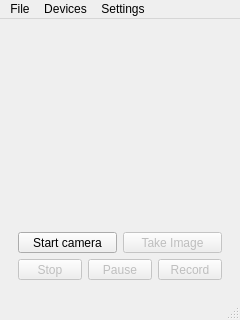
<?xml version="1.0" encoding="UTF-8"?>
<ui version="4.0">
 <class>CameraCapture</class>
 <widget class="QMainWindow" name="CameraCapture">
  <property name="geometry">
   <rect>
    <x>0</x>
    <y>0</y>
    <width>240</width>
    <height>320</height>
   </rect>
  </property>
  <property name="windowTitle">
   <string>MainWindow</string>
  </property>
  <widget class="QWidget" name="centralwidget">
   <layout class="QVBoxLayout" name="verticalLayout_2">
    <item>
     <widget class="QWidget" name="widget" native="true">
      <layout class="QVBoxLayout" name="verticalLayout">
       <item>
        <layout class="QHBoxLayout" name="horizontalLayout" stretch="3,3">
         <item>
          <widget class="QStackedWidget" name="stackedWidget">
           <property name="sizePolicy">
            <sizepolicy hsizetype="MinimumExpanding" vsizetype="MinimumExpanding">
             <horstretch>0</horstretch>
             <verstretch>0</verstretch>
            </sizepolicy>
           </property>
           <property name="palette">
            <palette>
             <active>
              <colorrole role="Base">
               <brush brushstyle="SolidPattern">
                <color alpha="255">
                 <red>255</red>
                 <green>255</green>
                 <blue>255</blue>
                </color>
               </brush>
              </colorrole>
              <colorrole role="Window">
               <brush brushstyle="SolidPattern">
                <color alpha="255">
                 <red>145</red>
                 <green>145</green>
                 <blue>145</blue>
                </color>
               </brush>
              </colorrole>
             </active>
             <inactive>
              <colorrole role="Base">
               <brush brushstyle="SolidPattern">
                <color alpha="255">
                 <red>255</red>
                 <green>255</green>
                 <blue>255</blue>
                </color>
               </brush>
              </colorrole>
              <colorrole role="Window">
               <brush brushstyle="SolidPattern">
                <color alpha="255">
                 <red>145</red>
                 <green>145</green>
                 <blue>145</blue>
                </color>
               </brush>
              </colorrole>
             </inactive>
             <disabled>
              <colorrole role="Base">
               <brush brushstyle="SolidPattern">
                <color alpha="255">
                 <red>145</red>
                 <green>145</green>
                 <blue>145</blue>
                </color>
               </brush>
              </colorrole>
              <colorrole role="Window">
               <brush brushstyle="SolidPattern">
                <color alpha="255">
                 <red>145</red>
                 <green>145</green>
                 <blue>145</blue>
                </color>
               </brush>
              </colorrole>
             </disabled>
            </palette>
           </property>
           <property name="currentIndex">
            <number>-1</number>
           </property>
          </widget>
         </item>
         <item>
          <widget class="QLabel" name="lastImagePreviewLabel">
           <property name="sizePolicy">
            <sizepolicy hsizetype="MinimumExpanding" vsizetype="MinimumExpanding">
             <horstretch>0</horstretch>
             <verstretch>0</verstretch>
            </sizepolicy>
           </property>
           <property name="text">
            <string/>
           </property>
          </widget>
         </item>
        </layout>
       </item>
       <item>
        <layout class="QHBoxLayout" name="horizontalLayout_2" stretch="0,0">
         <item>
          <widget class="QToolButton" name="startCameraButton">
           <property name="sizePolicy">
            <sizepolicy hsizetype="Minimum" vsizetype="Maximum">
             <horstretch>0</horstretch>
             <verstretch>0</verstretch>
            </sizepolicy>
           </property>
           <property name="minimumSize">
            <size>
             <width>1</width>
             <height>1</height>
            </size>
           </property>
           <property name="text">
            <string>Start camera</string>
           </property>
           <property name="checkable">
            <bool>true</bool>
           </property>
           <property name="checked">
            <bool>false</bool>
           </property>
          </widget>
         </item>
         <item>
          <widget class="QToolButton" name="takeImageButton">
           <property name="enabled">
            <bool>false</bool>
           </property>
           <property name="sizePolicy">
            <sizepolicy hsizetype="Minimum" vsizetype="Maximum">
             <horstretch>0</horstretch>
             <verstretch>0</verstretch>
            </sizepolicy>
           </property>
           <property name="minimumSize">
            <size>
             <width>1</width>
             <height>1</height>
            </size>
           </property>
           <property name="text">
            <string>Take Image</string>
           </property>
          </widget>
         </item>
        </layout>
       </item>
       <item>
        <layout class="QHBoxLayout" name="horizontalLayout_3" stretch="0,0,0">
         <item>
          <widget class="QToolButton" name="stopButton">
           <property name="enabled">
            <bool>false</bool>
           </property>
           <property name="sizePolicy">
            <sizepolicy hsizetype="Minimum" vsizetype="Maximum">
             <horstretch>0</horstretch>
             <verstretch>0</verstretch>
            </sizepolicy>
           </property>
           <property name="minimumSize">
            <size>
             <width>1</width>
             <height>1</height>
            </size>
           </property>
           <property name="text">
            <string>Stop</string>
           </property>
          </widget>
         </item>
         <item>
          <widget class="QToolButton" name="pauseButton">
           <property name="enabled">
            <bool>false</bool>
           </property>
           <property name="sizePolicy">
            <sizepolicy hsizetype="Minimum" vsizetype="Maximum">
             <horstretch>0</horstretch>
             <verstretch>0</verstretch>
            </sizepolicy>
           </property>
           <property name="minimumSize">
            <size>
             <width>1</width>
             <height>1</height>
            </size>
           </property>
           <property name="text">
            <string>Pause</string>
           </property>
          </widget>
         </item>
         <item>
          <widget class="QToolButton" name="recordButton">
           <property name="enabled">
            <bool>false</bool>
           </property>
           <property name="sizePolicy">
            <sizepolicy hsizetype="Minimum" vsizetype="Maximum">
             <horstretch>0</horstretch>
             <verstretch>0</verstretch>
            </sizepolicy>
           </property>
           <property name="minimumSize">
            <size>
             <width>1</width>
             <height>1</height>
            </size>
           </property>
           <property name="text">
            <string>Record</string>
           </property>
          </widget>
         </item>
        </layout>
       </item>
      </layout>
     </widget>
    </item>
   </layout>
  </widget>
  <widget class="QMenuBar" name="menubar">
   <property name="geometry">
    <rect>
     <x>0</x>
     <y>0</y>
     <width>240</width>
     <height>20</height>
    </rect>
   </property>
   <widget class="QMenu" name="menuFile">
    <property name="title">
     <string>File</string>
    </property>
    <addaction name="actionExit"/>
   </widget>
   <widget class="QMenu" name="menuDevices">
    <property name="title">
     <string>Devices</string>
    </property>
    <addaction name="separator"/>
    <addaction name="actionStilllSettings"/>
    <addaction name="actionSettings"/>
    <addaction name="separator"/>
    <addaction name="actionCamera"/>
    <addaction name="actionAudio"/>
   </widget>
   <widget class="QMenu" name="menuFlash">
    <property name="title">
     <string>Settings</string>
    </property>
    <widget class="QMenu" name="menuFlash_On">
     <property name="title">
      <string>Flash</string>
     </property>
     <addaction name="actionFlash_On_2"/>
     <addaction name="actionFlash_Off"/>
     <addaction name="actionFlash_auto"/>
     <addaction name="actionRed_eye"/>
     <addaction name="actionFlash_FillIn"/>
    </widget>
    <widget class="QMenu" name="menuFocus">
     <property name="title">
      <string>Focus</string>
     </property>
     <addaction name="action_Focus_On"/>
     <addaction name="action_Focus_Off"/>
    </widget>
    <widget class="QMenu" name="menuExposure">
     <property name="title">
      <string>Exposure</string>
     </property>
     <addaction name="actionNight"/>
     <addaction name="actionBacklight"/>
     <addaction name="actionSport"/>
     <addaction name="actionBeach"/>
    </widget>
    <widget class="QMenu" name="menuWhiteBalance">
     <property name="title">
      <string>WhiteBalance</string>
     </property>
     <addaction name="actionAuto"/>
     <addaction name="actionSunlight"/>
     <addaction name="actionCloudy"/>
     <addaction name="actionTungsten"/>
    </widget>
    <widget class="QMenu" name="menuSharpness">
     <property name="title">
      <string>Sharpness</string>
     </property>
     <addaction name="actionHard"/>
     <addaction name="actionNormal"/>
     <addaction name="actionSoft"/>
    </widget>
    <addaction name="menuFlash_On"/>
    <addaction name="menuFocus"/>
    <addaction name="menuExposure"/>
    <addaction name="menuWhiteBalance"/>
    <addaction name="menuSharpness"/>
   </widget>
   <addaction name="menuFile"/>
   <addaction name="menuDevices"/>
   <addaction name="menuFlash"/>
  </widget>
  <widget class="QStatusBar" name="statusbar"/>
  <action name="actionExit">
   <property name="text">
    <string>Exit</string>
   </property>
  </action>
  <action name="actionSettings">
   <property name="text">
    <string>Video Camera Settings</string>
   </property>
  </action>
  <action name="actionCamera">
   <property name="text">
    <string>Camera</string>
   </property>
  </action>
  <action name="actionAudio">
   <property name="text">
    <string>Audio</string>
   </property>
  </action>
  <action name="actionFlash_On_2">
   <property name="text">
    <string>Flash On</string>
   </property>
  </action>
  <action name="actionFlash_Off">
   <property name="text">
    <string>Flash Off</string>
   </property>
  </action>
  <action name="actionFlash_auto">
   <property name="text">
    <string>Flash Auto</string>
   </property>
  </action>
  <action name="actionRed_eye">
   <property name="text">
    <string>Red Eye</string>
   </property>
  </action>
  <action name="actionFlash_FillIn">
   <property name="text">
    <string>Flash FillIn</string>
   </property>
  </action>
  <action name="action_Focus_On">
   <property name="text">
    <string>Focus On (auto)</string>
   </property>
  </action>
  <action name="action_Focus_Off">
   <property name="text">
    <string>Focus Off (auto)</string>
   </property>
  </action>
  <action name="actionNight">
   <property name="text">
    <string>Night</string>
   </property>
  </action>
  <action name="actionBacklight">
   <property name="text">
    <string>Backlight</string>
   </property>
  </action>
  <action name="actionSport">
   <property name="text">
    <string>Sport</string>
   </property>
  </action>
  <action name="actionBeach">
   <property name="text">
    <string>Beach</string>
   </property>
  </action>
  <action name="actionAuto">
   <property name="text">
    <string>Auto</string>
   </property>
  </action>
  <action name="actionSunlight">
   <property name="text">
    <string>Sunlight</string>
   </property>
  </action>
  <action name="actionCloudy">
   <property name="text">
    <string>Cloudy</string>
   </property>
  </action>
  <action name="actionTungsten">
   <property name="text">
    <string>Tungsten</string>
   </property>
  </action>
  <action name="actionStilllSettings">
   <property name="text">
    <string>Stilll Camera Settings</string>
   </property>
  </action>
  <action name="actionHard">
   <property name="text">
    <string>Hard</string>
   </property>
  </action>
  <action name="actionNormal">
   <property name="text">
    <string>Normal</string>
   </property>
  </action>
  <action name="actionSoft">
   <property name="text">
    <string>Soft</string>
   </property>
  </action>
 </widget>
 <resources/>
 <connections>
  <connection>
   <sender>actionExit</sender>
   <signal>triggered()</signal>
   <receiver>CameraCapture</receiver>
   <slot>close()</slot>
   <hints>
    <hint type="sourcelabel">
     <x>-1</x>
     <y>-1</y>
    </hint>
    <hint type="destinationlabel">
     <x>154</x>
     <y>130</y>
    </hint>
   </hints>
  </connection>
  <connection>
   <sender>actionSettings</sender>
   <signal>triggered()</signal>
   <receiver>CameraCapture</receiver>
   <slot>settings()</slot>
   <hints>
    <hint type="sourcelabel">
     <x>-1</x>
     <y>-1</y>
    </hint>
    <hint type="destinationlabel">
     <x>242</x>
     <y>206</y>
    </hint>
   </hints>
  </connection>
  <connection>
   <sender>startCameraButton</sender>
   <signal>clicked()</signal>
   <receiver>CameraCapture</receiver>
   <slot>toggleCamera()</slot>
   <hints>
    <hint type="sourcelabel">
     <x>82</x>
     <y>309</y>
    </hint>
    <hint type="destinationlabel">
     <x>149</x>
     <y>191</y>
    </hint>
   </hints>
  </connection>
  <connection>
   <sender>stopButton</sender>
   <signal>clicked()</signal>
   <receiver>CameraCapture</receiver>
   <slot>stop()</slot>
   <hints>
    <hint type="sourcelabel">
     <x>60</x>
     <y>336</y>
    </hint>
    <hint type="destinationlabel">
     <x>149</x>
     <y>191</y>
    </hint>
   </hints>
  </connection>
  <connection>
   <sender>pauseButton</sender>
   <signal>clicked()</signal>
   <receiver>CameraCapture</receiver>
   <slot>pause()</slot>
   <hints>
    <hint type="sourcelabel">
     <x>149</x>
     <y>336</y>
    </hint>
    <hint type="destinationlabel">
     <x>149</x>
     <y>191</y>
    </hint>
   </hints>
  </connection>
  <connection>
   <sender>recordButton</sender>
   <signal>clicked()</signal>
   <receiver>CameraCapture</receiver>
   <slot>record()</slot>
   <hints>
    <hint type="sourcelabel">
     <x>239</x>
     <y>336</y>
    </hint>
    <hint type="destinationlabel">
     <x>149</x>
     <y>191</y>
    </hint>
   </hints>
  </connection>
  <connection>
   <sender>takeImageButton</sender>
   <signal>clicked()</signal>
   <receiver>CameraCapture</receiver>
   <slot>takeImage()</slot>
   <hints>
    <hint type="sourcelabel">
     <x>216</x>
     <y>309</y>
    </hint>
    <hint type="destinationlabel">
     <x>149</x>
     <y>191</y>
    </hint>
   </hints>
  </connection>
  <connection>
   <sender>actionStilllSettings</sender>
   <signal>triggered()</signal>
   <receiver>CameraCapture</receiver>
   <slot>stillSettings()</slot>
   <hints>
    <hint type="sourcelabel">
     <x>-1</x>
     <y>-1</y>
    </hint>
    <hint type="destinationlabel">
     <x>119</x>
     <y>159</y>
    </hint>
   </hints>
  </connection>
 </connections>
 <slots>
  <slot>record()</slot>
  <slot>pause()</slot>
  <slot>stop()</slot>
  <slot>enablePreview(bool)</slot>
  <slot>settings()</slot>
  <slot>takeImage()</slot>
  <slot>toggleCamera()</slot>
 </slots>
</ui>
